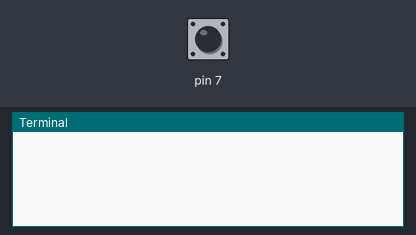
Bench run of a program on a simulated Raspberry Pi (header pin numbers). On the bench: the last lines printed to the terminal. The test bench sets the inputs (shaded band); at power-on: pin 7 LOW. The clock reads 2024-03-15 10:24:30 at power-on unless the program sets it; the camera gives no picture and a still takes 0.5 s.

Above: at 1.2 s.
1.3 s: pin 7 pulled HIGH for 0.15 s
At 1.7 s:
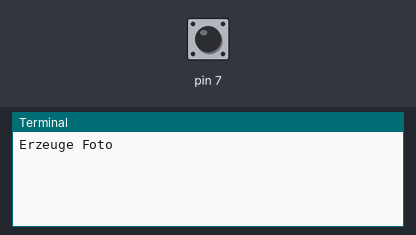
At 2.1 s:
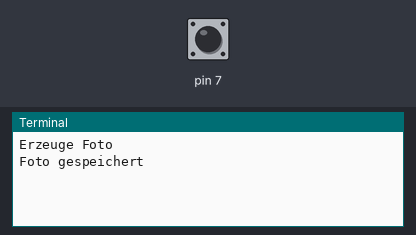

Measured:
- after the input at 1.3 s, the terminal: prints a new line at once (image 1)

The program:

rpicam.py
```python
#!/usr/bin/python3
# Datei rpicam.py
import picamera, sys, time
import RPi.GPIO as GPIO
cam = picamera.PiCamera()
cam.resolution = (1920,1080)
GPIO.setmode(GPIO.BOARD)
GPIO.setup(7, GPIO.IN, pull_up_down=GPIO.PUD_DOWN)

def motion(pin):
    t = time.strftime("%Y_%m_%d-%H:%M:%S")
    print("Erzeuge Foto")
    cam.capture('/Ordner/Bild_%s.jpg' %t)
    print("Foto gespeichert")
    return

GPIO.add_event_detect(7, GPIO.RISING)
GPIO.add_event_callback(7, motion)

# mit minimaler CPU-Belastung auf das Programmende
# durch Strg+C warten
try:
  while True:
    time.sleep(5)
except KeyboardInterrupt:
  GPIO.cleanup()
  sys.exit()
  cam.close()
```
